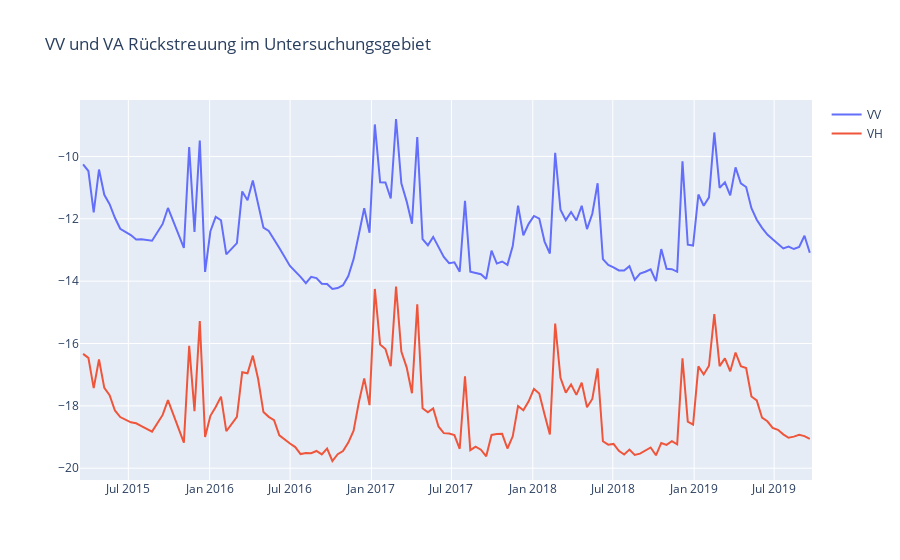
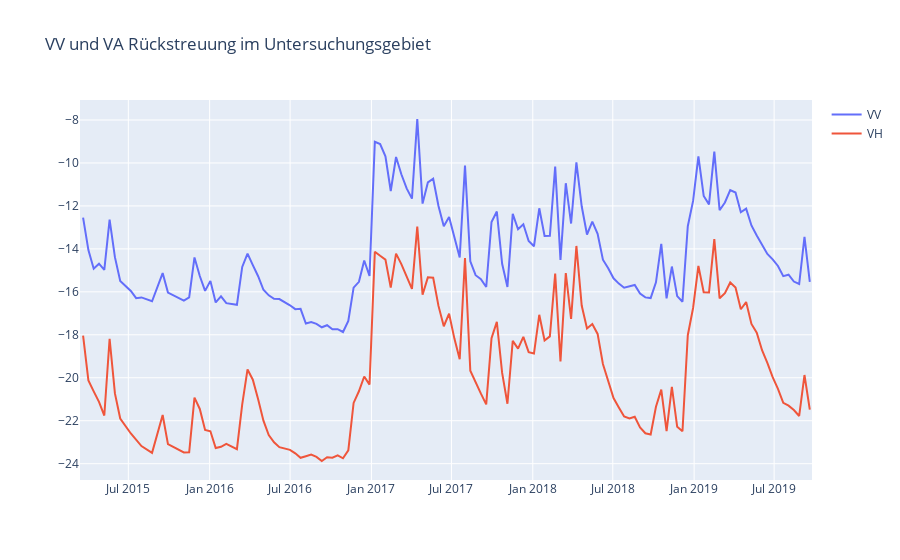
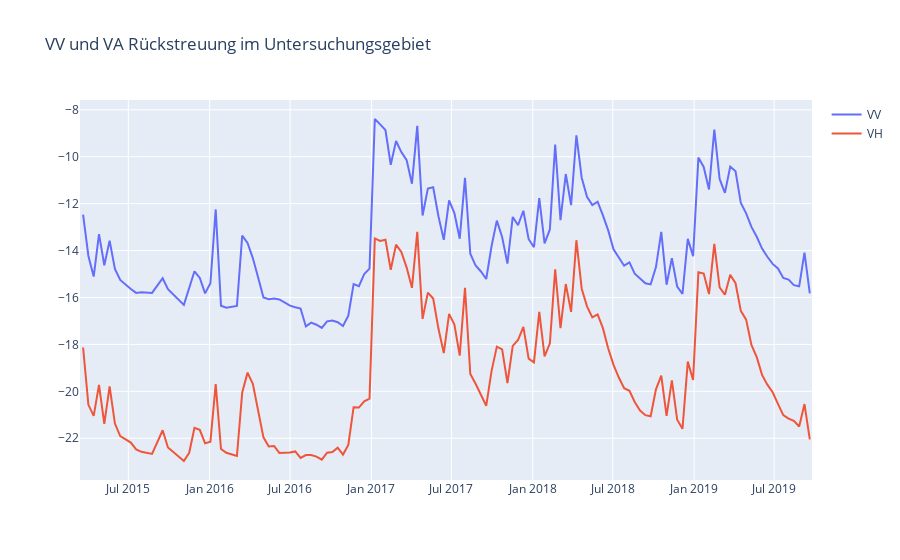
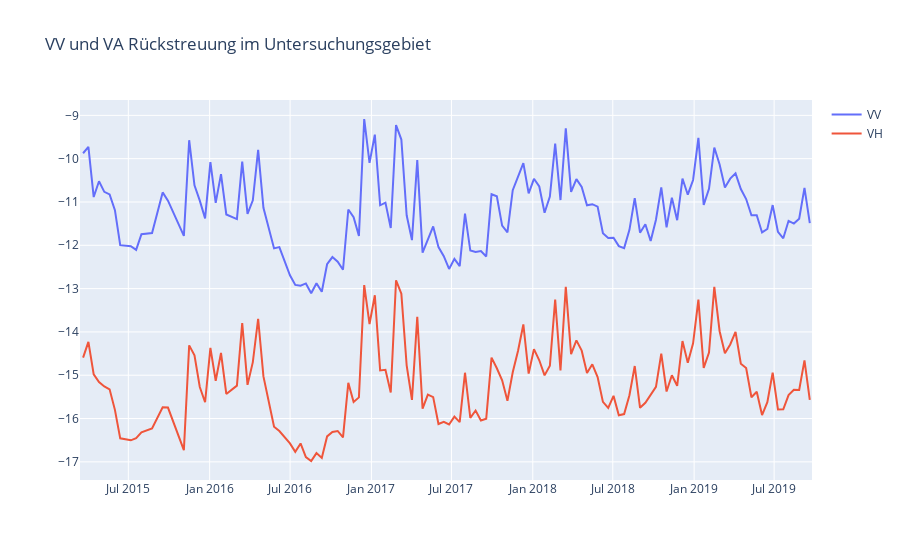

Notebook source saved alongside these figures, in order:
### Code cell
import plotly.graph_objects as go

for count in range (0, 15):

    fig = go.Figure()
    fig.add_trace(go.Scatter(x=vvdates, y=vvmeans[count], connectgaps=True, name="VV", mode='lines'))
    fig.add_trace(go.Scatter(x=vhdates, y=vhmeans[count], connectgaps=True, name="VH", mode='lines'))
    fig.update_layout(title_text="VV und VH Rückstreuung im Untersuchungsgebiet")
    fig.show()

### Figure 1 — Plotly figure (JSON) as saved in the notebook; plotly's stock layout.template omitted (floating-point values rounded to 4 significant figures; data arrays with more than 128 entries replaced by an {"elided": "..."} marker saying what was removed)
{"data": [{"connectgaps": true, "mode": "lines", "name": "VV", "type": "scatter", "x": {"elided": "270 str values"}, "y": {"elided": "270 float values"}}, {"connectgaps": true, "mode": "lines", "name": "VH", "type": "scatter", "x": {"elided": "270 str values"}, "y": {"elided": "270 float values"}}], "layout": {"title": {"text": "VV und VA Rückstreuung im Untersuchungsgebiet"}}}

### Figure 2 — Plotly figure (JSON) as saved in the notebook; plotly's stock layout.template omitted (floating-point values rounded to 4 significant figures; data arrays with more than 128 entries replaced by an {"elided": "..."} marker saying what was removed)
{"data": [{"connectgaps": true, "mode": "lines", "name": "VV", "type": "scatter", "x": {"elided": "270 str values"}, "y": {"elided": "270 float values"}}, {"connectgaps": true, "mode": "lines", "name": "VH", "type": "scatter", "x": {"elided": "270 str values"}, "y": {"elided": "270 float values"}}], "layout": {"title": {"text": "VV und VA Rückstreuung im Untersuchungsgebiet"}}}

### Figure 3 — Plotly figure (JSON) as saved in the notebook; plotly's stock layout.template omitted (floating-point values rounded to 4 significant figures; data arrays with more than 128 entries replaced by an {"elided": "..."} marker saying what was removed)
{"data": [{"connectgaps": true, "mode": "lines", "name": "VV", "type": "scatter", "x": {"elided": "270 str values"}, "y": {"elided": "270 float values"}}, {"connectgaps": true, "mode": "lines", "name": "VH", "type": "scatter", "x": {"elided": "270 str values"}, "y": {"elided": "270 float values"}}], "layout": {"title": {"text": "VV und VA Rückstreuung im Untersuchungsgebiet"}}}

### Figure 4 — Plotly figure (JSON) as saved in the notebook; plotly's stock layout.template omitted (floating-point values rounded to 4 significant figures; data arrays with more than 128 entries replaced by an {"elided": "..."} marker saying what was removed)
{"data": [{"connectgaps": true, "mode": "lines", "name": "VV", "type": "scatter", "x": {"elided": "270 str values"}, "y": {"elided": "270 float values"}}, {"connectgaps": true, "mode": "lines", "name": "VH", "type": "scatter", "x": {"elided": "270 str values"}, "y": {"elided": "270 float values"}}], "layout": {"title": {"text": "VV und VA Rückstreuung im Untersuchungsgebiet"}}}
